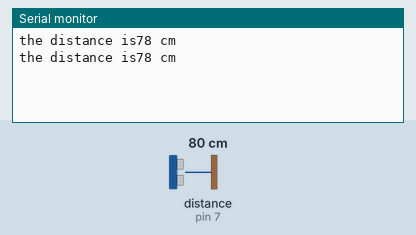
Bench run of a sketch on a simulated Arduino Uno, built with avr-gcc and run on an emulated ATmega328P. Shown: the last lines printed to the serial monitor. Wiring (inferred from the names in the program): ultrasonic range finder: trigger pin 8; echo pin 7. The test bench sets the inputs (shaded band); at power-on: distance to the obstacle (sensor on pin 7) 80 cm. The echo pulse lasts 58.3 µs per cm.

Above: at 1.8 s.
1.9 s: distance to the obstacle (sensor on pin 7) set to 2 cm
At 2.8 s:
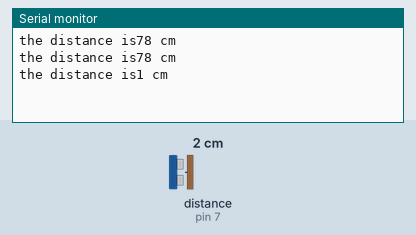
3.4 s: distance to the obstacle (sensor on pin 7) set to 4 cm
At 4.8 s:
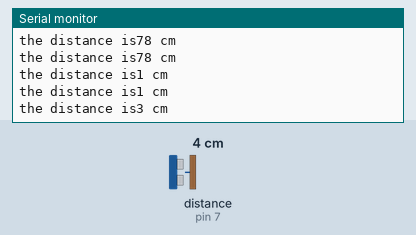
Timing chart, 0 to 6.4 s (numbered marks = the images above; inputs shaded):
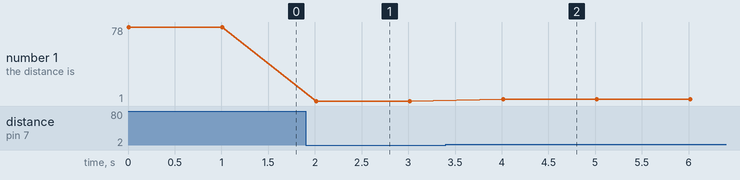

Measured:
- after the input at 1.9 s, the serial monitor: prints a new line after 0.11 s (image 1)
- after the input at 3.4 s, the serial monitor: prints a new line after 0.61 s (image 2)
- plotted number 1: 78 → 1 after the input at 1.9 s, 1 → 3 after the input at 3.4 s

The sketch:

05_the_hc-sr04.ino
```cpp
int triggerPin = 8;
int echoPin = 7;

void setup() {
  pinMode(triggerPin, OUTPUT);
  pinMode(echoPin, INPUT);
  Serial.begin(9600);
}

void loop() {

  long dist = getDistInCm();

  Serial.println("the distance is" + String(dist) + " cm");

  delay(1000);
}

long getDistInCm() {
  long duration_in_ms, dist_in_cm;
  duration_in_ms = ultrasonicPingMs();
  //340 m/s => 0.034 cm/microsec
  dist_in_cm = (duration_in_ms / 2) * 0.034;
  return dist_in_cm;
}

long ultrasonicPingMs() {
  long duration_in_ms;
  // reset before new trigger
  digitalWrite(triggerPin, LOW);
  delayMicroseconds(5);
  // trigger sensor by setting pin high for 10ms
  digitalWrite(triggerPin, HIGH);
  delayMicroseconds(10);
  digitalWrite(triggerPin, LOW);
  //reading the length incoming echo pulse
  duration_in_ms = pulseIn(echoPin, HIGH);
  return duration_in_ms;
}
```
